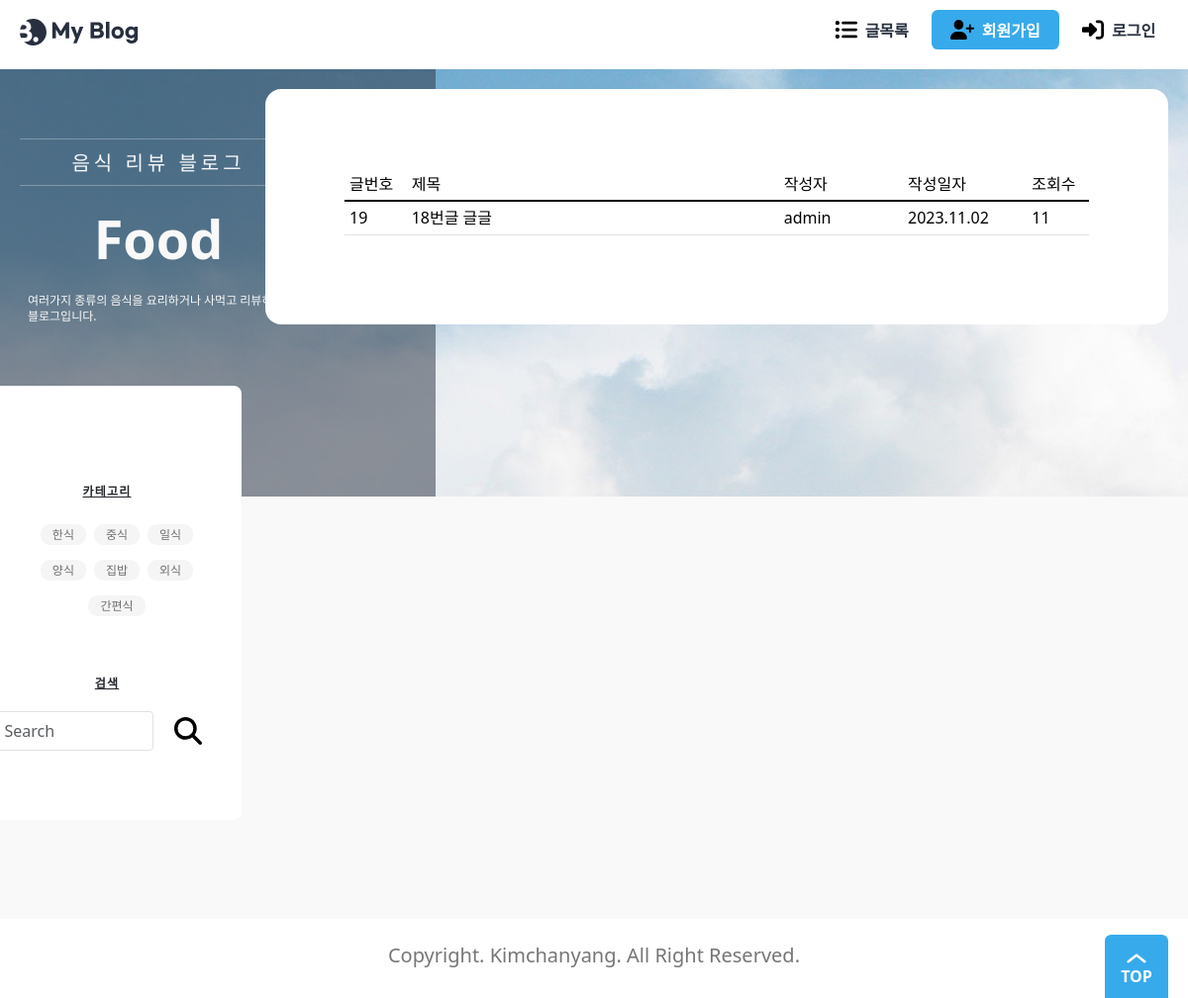
/blog/search/일식/, run on the app's committed database.
### blog/models.py (models this page shows, shortened)
class Post(models.Model):
    title = models.CharField(_("제목"), max_length=50)
    content = models.TextField(_("내용"))
    head_image = models.ImageField(
        _("메인 이미지"), upload_to="blog/images/%Y/%m/%d/", blank=True
    )
    file_upload = models.FileField(
        _("파일"), upload_to="blog/files/%Y/%m/%d/", blank=True
    )
    created_at = models.DateTimeField(_("작성일자"), auto_now_add=True)
    updated_at = models.DateTimeField(_("수정일자"), auto_now=True)
    author = models.ForeignKey(User, on_delete=models.CASCADE, verbose_name="작성자")
    tags = models.ManyToManyField("Tag", blank=True, verbose_name="태그")
    view_count = models.PositiveIntegerField(verbose_name="조회수", default=0)
    likes_count = models.PositiveIntegerField(verbose_name="좋아요", default=0)
    class Meta:
        ordering = ["-created_at"]

class Tag(models.Model):
    name = models.CharField(max_length=50, unique=True, verbose_name="태그 이름")
    def __str__(self):
        return self.name

### accounts/models.py (models this page shows)
class User(AbstractUser):
    nickname = models.CharField(_("닉네임"), max_length=50)
    profile_img = models.ImageField(
        _("프로필 사진"), upload_to=user_directory_path, blank=True
    )
    class Meta:
        db_table = "User"

### blog/views.py (the view)
# urls.py: path("search/<str:tag>/", views.PostSearchTag.as_view(), name="post_search_tag"),
class PostSearchTag(ListView):
    model = Post
    ordering = "-pk"
    context_object_name = "posts"
    paginate_by = pageslice
    def get_queryset(self):
        queryset = super().get_queryset()
        tag = self.kwargs["tag"]
        queryset = queryset.filter(tags__name=tag)
        return queryset
    def get_context_data(self, **kwargs):
        context = super().get_context_data(**kwargs)
        context["tags"] = Tag.objects.all()
        return context

### templates/blog/post_list.html (shortened to what this page needs)
{% extends "base.html" %}
{% block main %}
{% load static %}
<div class="banner">
    <div class="max-width">
        <div class="banner-contents">
            <p class="sub-text">음식 리뷰 블로그</p>
            <p class="main-text">Food</p>
            <p class="description">
                여러가지 종류의 음식을 요리하거나 사먹고 리뷰하는 블로그입니다.
            </p>
        </div>
    </div>
</div>
<main>
    <div class="max-width">
        <div class="view">
            <section class="wrap-box">
                <div class="inner">
                    <table class="table">
                        <thead style="border-bottom: 2px solid black;">
                            <tr>
                                <th class='col-md-1'>글번호</th>
                                <th class='col-md-6'>제목</th>
                                <th class='col-md-2'>작성자</th>
                                <th class='col-md-2'>작성일자</th>
                                <th class='col-md-1'>조회수</th>
                            </tr>
                        </thead>
                        <tbody>
                            {% for post in posts %}
                            <tr>
                                <td>{{ post.id }}</td>
                                <td><a href="{% url 'post_detail' post.id %}">{{ post.title }}</a></td>
                                <td>{{ post.author }}</td>
                                <td>{{ post.created_at|date:'Y.m.d' }}</td>
                                <td>{{ post.view_count }}</td>
                            </tr>
                            {% endfor %}
                        </tbody>
                    </table>
                </div>
            </section>
        </div>
        <aside class="about">
            <h3>카테고리</h3>
            <ul class="categories">
                {% for tag in tags %}
                <li><a href="{% url 'post_search_tag' tag %}">{{ tag }}</a></li>
                {% endfor %}
            </ul>
            <h3>검색</h3>
            <form class="d-flex" action="{% url 'post_search' %}" method="get">
                <input class="form-control me-2" type="text" placeholder="Search" name="search">
                <button type="submit" class="button white"><img src="{% static './assets/icon-search.svg' %}" alt="My Blog"></button>
            </form>
        </aside>
    </div>
</main>
{% endblock main %}

### static/css/global.css (style rules this page uses)
:root { --main-color: rgb(55, 170, 236); --main-rgb: 55, 171, 236; --outline-border: rgb(55, 160, 236); --red-color: rgb(243, 124, 75); --red-rgb: 243, 124, 75; --black-color: #28303f; --white-color: #fff; --gray-color: #767676; --border-color: #ddd; --gray-background-light: #f9f9f9; --gray-background: #f5f5f5; --gray-text: #6f6f6f; --border-radius: 0.4em; }
h1, a, div, p, section, article, input, textarea { box-sizing: border-box; }
a { text-decoration: none; color: inherit; }
html { font-size: 10px; }
body { font-size: 1.6rem; line-height: 1.4; }
input, button { font-size: inherit; font-family: inherit; }
button { cursor: pointer; }
a { border-radius: 0.8rem; overflow: hidden; }
img { vertical-align: bottom; }
body { background: var(--gray-background-light); }
.max-width { width: 1224px; max-width: calc(100% - 4rem); margin: 0 auto; }

### static/css/about.css (style rules this page uses)
.about { flex-basis: calc((100% - 2.4rem * 3) / 4); flex-shrink: 0; align-self: flex-start; padding: 4rem 2.4rem 7rem; box-sizing: border-box; border-radius: var(--border-radius); background: var(--white-color); text-align: center; font-size: 2rem; }
.about h2, .about h3 { margin-bottom: 2rem; font-size: 1.2rem; font-weight: bold; text-transform: uppercase; text-decoration: underline; letter-spacing: 0.1em; }
.about h3 { margin-top: 6rem; }
.categories { display: flex; flex-wrap: wrap; align-items: center; justify-content: center; gap: 0.8rem; }
.categories li a { background: var(--gray-background); color: var(--gray-text); font-size: 1.2rem; border-radius: calc(var(--border-radius) * 2); padding: 0.2rem 1.2rem; }

### static/css/button.css (style rules this page uses)
.button { display: inline-flex; align-items: center; justify-content: center; gap: 0.8rem; height: 4rem; padding: 0.2rem 1.2em 0; border: 0; border-radius: var(--border-radius); background: var(--main-color); color: var(--white-color); text-transform: uppercase; font-weight: bold; line-height: 1; }
.button img { height: 1.2em; margin-top: -0.2rem; vertical-align: middle; }
.button.white { padding: 0.2rem 0.8em 0; background: var(--white-color); color: var(--black-color); }
.button.white img { height: 1.4em; }

### static/css/banner.css (style rules this page uses)
.banner { position: relative; background: url(../assets/background.jpg) no-repeat 50% 50% / cover; height: 27em; margin-bottom: -7em; }
.banner-contents { width: 28rem; padding: 7rem 0 14.5rem; text-align: center; color: var(--gray-background-light); }
.banner-contents::before { content: ""; display: block; position: absolute; top: 0; left: 0; width: calc((100% - 1224px) / 2 + 44rem); height: 100%; background: rgba(40, 48, 63, 0.5); }
.banner-contents > * { position: relative; }
.banner-contents .sub-text { border: 1px solid rgba(249, 249, 249, 0.3); border-width: 1px 0; padding: 1rem 0 0.8rem; font-size: 2rem; letter-spacing: 0.2em; }
.banner .main-text { font-weight: bold; font-size: 5.4rem; margin: 1.6rem 0; }
.description { font-size: 1.2rem; text-align: left; word-break: break-all; padding: 0 0.8rem; }
@media (max-width: 1280px) { .banner-contents::before { width: 44rem; } }

### static/css/main.css (style rules this page uses)
main > .max-width { display: flex; flex-direction: row-reverse; gap: 2.4rem; position: relative; }

### static/css/wrapbox.css (style rules this page uses)
.wrap-box { position: relative; width: 60rem; max-width: calc(100% - 4rem); margin: -22rem auto 0; padding: 8rem 0; border-radius: var(--border-radius); background: var(--white-color); font-size: 4rem; transition: all 0.3s; }
.wrap-box .inner { width: 39.2rem; max-width: calc(100% - 8rem); margin: 0 auto; font-size: 1.6rem; }
.mypage .wrap-box, .view .wrap-box, .write .wrap-box { width: 91.2rem; max-width: 100%; margin: -30rem 0 auto auto; padding: 8rem; }
.view .wrap-box .inner, .write .wrap-box .inner { width: 100%; max-width: 100%; }

### data on the page
Post: id "19", title "18번글 글글", author "admin", created_at "2023.11.02", view_count "11"
Tag: name "한식"
Tag: name "중식"
Tag: name "일식"
Tag: name "양식"
Tag: name "집밥"
Tag: name "외식"
Tag: name "간편식"
